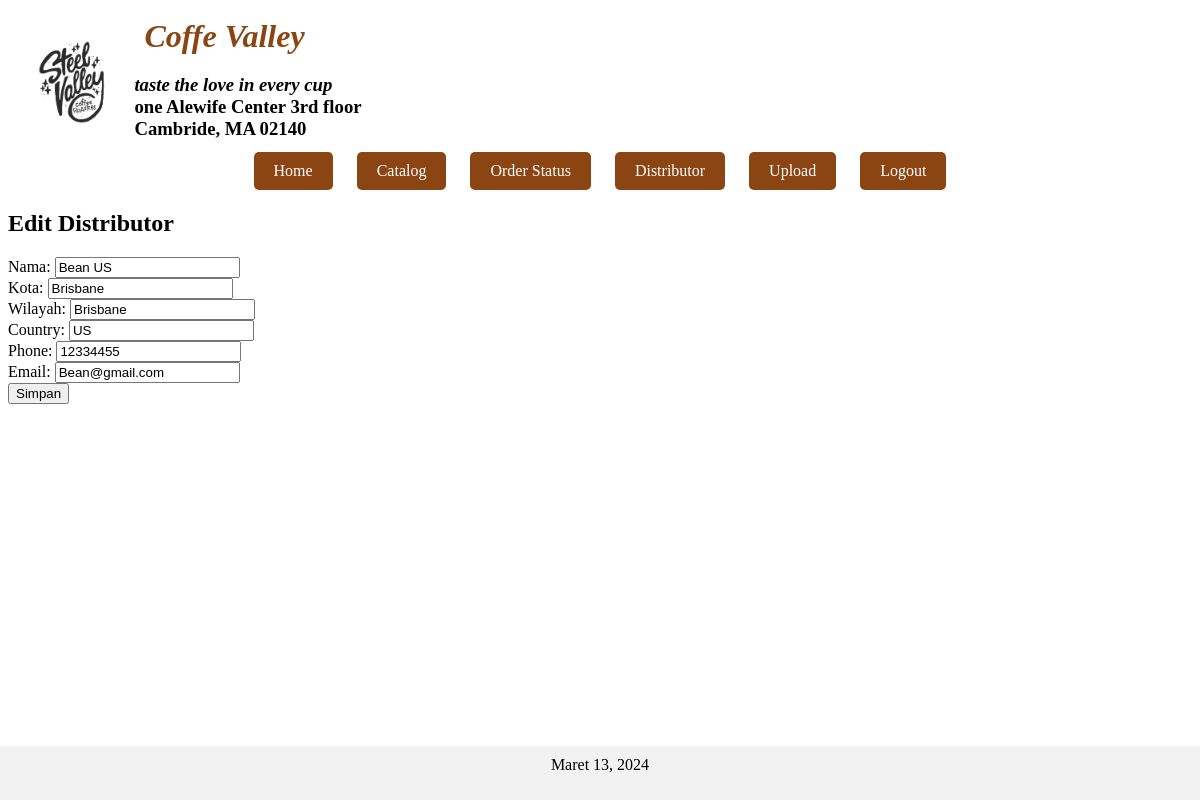
Screenshot of /edit_dist.php?id=1 (signed in) with the database file from the repository.
### tables this page shows
CREATE TABLE `distributor` (
  `id` int NOT NULL,
  `nama` varchar(255) NOT NULL,
  `kota` varchar(255) NOT NULL,
  `wilayah` varchar(255) NOT NULL,
  `country` varchar(255) NOT NULL,
  `phone` varchar(255) NOT NULL,
  `email` varchar(255) NOT NULL,
  `last_edit_timestamp` timestamp NOT NULL
);

### edit_dist.php (the view, shortened to what this page needs)
<?php
include_once 'koneksi.php';
$id = $_GET['id'];
$query = "SELECT * FROM distributor WHERE id = $id";
$result = mysqli_query($conn, $query);
$row = mysqli_fetch_assoc($result);
?>
<?php include_once 'header.php'; ?>
<div class="container">
    <h2>Edit Distributor</h2>
    <form action="update_dist.php" method="POST">
        <div class="form-group">
            <label for="nama">Nama:</label>
            <input type="text" class="form-control" id="nama" name="nama" value="<?php echo $row['nama']; ?>">
        </div>
        <div class="form-group">
            <label for="kota">Kota:</label>
            <input type="text" class="form-control" id="kota" name="kota" value="<?php echo $row['kota']; ?>">
        </div>
        <div class="form-group">
            <label for="wilayah">Wilayah:</label>
            <input type="text" class="form-control" id="wilayah" name="wilayah" value="<?php echo $row['wilayah']; ?>">
        </div>
        <div class="form-group">
            <label for="country">Country:</label>
            <input type="text" class="form-control" id="country" name="country" value="<?php echo $row['country']; ?>">
        </div>
        <div class="form-group">
            <label for="phone">Phone:</label>
            <input type="text" class="form-control" id="phone" name="phone" value="<?php echo $row['phone']; ?>">
        </div>
        <div class="form-group">
            <label for="email">Email:</label>
            <input type="text" class="form-control" id="email" name="email" value="<?php echo $row['email']; ?>">
        </div>
        <button type="submit" class="btn btn-primary">Simpan</button>
    </form>
</div>
<?php include_once 'footer.php'; ?>

### rows the page displays
distributor: nama "Bean US", kota "Brisbane", wilayah "Brisbane", country "US", phone "12334455", email "Bean@gmail.com"
